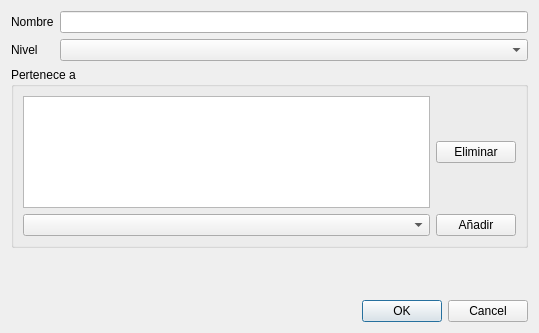
<?xml version="1.0" encoding="UTF-8"?>
<ui version="4.0">
 <class>ZonaDialogClass</class>
 <widget class="DataDialog" name="ZonaDialogClass">
  <property name="geometry">
   <rect>
    <x>0</x>
    <y>0</y>
    <width>539</width>
    <height>333</height>
   </rect>
  </property>
  <property name="windowTitle">
   <string>Datos de zonas</string>
  </property>
  <layout class="QVBoxLayout" name="verticalLayout_2">
   <item>
    <layout class="QGridLayout" name="gridLayout_2">
     <item row="0" column="0">
      <widget class="QLabel" name="label">
       <property name="text">
        <string>Nombre</string>
       </property>
       <property name="buddy">
        <cstring>nombre</cstring>
       </property>
      </widget>
     </item>
     <item row="0" column="1">
      <widget class="QLineEdit" name="nombre"/>
     </item>
     <item row="1" column="0">
      <widget class="QLabel" name="label_2">
       <property name="text">
        <string>Nivel</string>
       </property>
       <property name="buddy">
        <cstring>nivel</cstring>
       </property>
      </widget>
     </item>
     <item row="1" column="1">
      <widget class="TComboBox" name="nivel">
       <property name="editable">
        <bool>false</bool>
       </property>
      </widget>
     </item>
    </layout>
   </item>
   <item>
    <widget class="QGroupBox" name="groupBox">
     <property name="title">
      <string>Pertenece a</string>
     </property>
     <property name="flat">
      <bool>false</bool>
     </property>
     <property name="checkable">
      <bool>false</bool>
     </property>
     <layout class="QVBoxLayout" name="verticalLayout">
      <item>
       <layout class="QGridLayout" name="gridLayout">
        <item row="2" column="1">
         <widget class="QPushButton" name="borrapadre">
          <property name="text">
           <string>Eliminar</string>
          </property>
         </widget>
        </item>
        <item row="2" column="0">
         <widget class="QListView" name="listapadres"/>
        </item>
        <item row="3" column="0">
         <widget class="TComboBox" name="zonapadre"/>
        </item>
        <item row="3" column="1">
         <widget class="QPushButton" name="asignapadre">
          <property name="enabled">
           <bool>true</bool>
          </property>
          <property name="sizePolicy">
           <sizepolicy hsizetype="Fixed" vsizetype="Fixed">
            <horstretch>0</horstretch>
            <verstretch>0</verstretch>
           </sizepolicy>
          </property>
          <property name="maximumSize">
           <size>
            <width>16777215</width>
            <height>16777215</height>
           </size>
          </property>
          <property name="text">
           <string>Añadir</string>
          </property>
         </widget>
        </item>
       </layout>
      </item>
     </layout>
    </widget>
   </item>
   <item>
    <spacer name="verticalSpacer">
     <property name="orientation">
      <enum>Qt::Vertical</enum>
     </property>
     <property name="sizeHint" stdset="0">
      <size>
       <width>20</width>
       <height>125</height>
      </size>
     </property>
    </spacer>
   </item>
   <item>
    <widget class="QDialogButtonBox" name="buttonBox">
     <property name="standardButtons">
      <set>QDialogButtonBox::Cancel|QDialogButtonBox::Ok</set>
     </property>
    </widget>
   </item>
  </layout>
 </widget>
 <customwidgets>
  <customwidget>
   <class>DataDialog</class>
   <extends>QDialog</extends>
   <header>ts.h</header>
   <container>1</container>
  </customwidget>
  <customwidget>
   <class>TComboBox</class>
   <extends>QComboBox</extends>
   <header>ts.h</header>
  </customwidget>
 </customwidgets>
 <tabstops>
  <tabstop>nombre</tabstop>
  <tabstop>nivel</tabstop>
  <tabstop>asignapadre</tabstop>
  <tabstop>listapadres</tabstop>
  <tabstop>buttonBox</tabstop>
 </tabstops>
 <resources/>
 <connections>
  <connection>
   <sender>buttonBox</sender>
   <signal>accepted()</signal>
   <receiver>ZonaDialogClass</receiver>
   <slot>accept()</slot>
   <hints>
    <hint type="sourcelabel">
     <x>177</x>
     <y>309</y>
    </hint>
    <hint type="destinationlabel">
     <x>105</x>
     <y>69</y>
    </hint>
   </hints>
  </connection>
  <connection>
   <sender>buttonBox</sender>
   <signal>rejected()</signal>
   <receiver>ZonaDialogClass</receiver>
   <slot>reject()</slot>
   <hints>
    <hint type="sourcelabel">
     <x>177</x>
     <y>309</y>
    </hint>
    <hint type="destinationlabel">
     <x>159</x>
     <y>72</y>
    </hint>
   </hints>
  </connection>
 </connections>
</ui>
